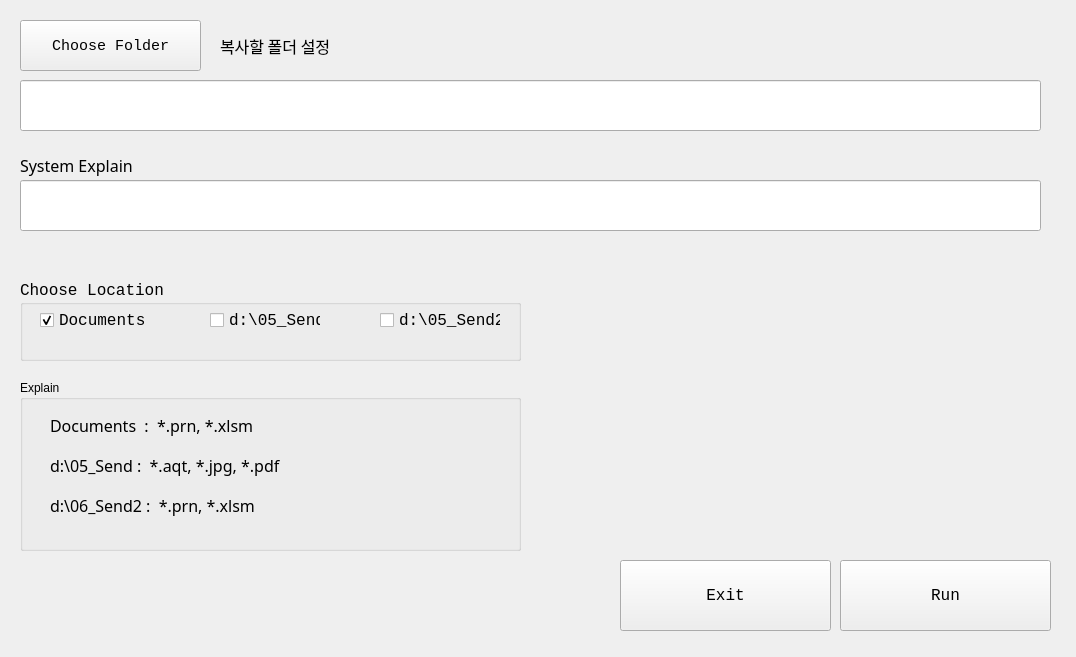
<?xml version="1.0" encoding="UTF-8"?>
<ui version="4.0">
 <class>MainWindow</class>
 <widget class="QMainWindow" name="MainWindow">
  <property name="geometry">
   <rect>
    <x>0</x>
    <y>0</y>
    <width>1076</width>
    <height>657</height>
   </rect>
  </property>
  <property name="windowTitle">
   <string>Move After</string>
  </property>
  <widget class="QWidget" name="centralwidget">
   <widget class="QGroupBox" name="groupBox">
    <property name="geometry">
     <rect>
      <x>20</x>
      <y>280</y>
      <width>501</width>
      <height>81</height>
     </rect>
    </property>
    <property name="font">
     <font>
      <family>Consolas</family>
      <pointsize>12</pointsize>
     </font>
    </property>
    <property name="title">
     <string>Choose Location</string>
    </property>
    <widget class="QCheckBox" name="checkBox_1">
     <property name="geometry">
      <rect>
       <x>20</x>
       <y>20</y>
       <width>151</width>
       <height>41</height>
      </rect>
     </property>
     <property name="font">
      <font>
       <family>Consolas</family>
       <pointsize>12</pointsize>
      </font>
     </property>
     <property name="text">
      <string>Documents</string>
     </property>
     <property name="checked">
      <bool>true</bool>
     </property>
    </widget>
    <widget class="QCheckBox" name="checkBox_2">
     <property name="geometry">
      <rect>
       <x>190</x>
       <y>20</y>
       <width>111</width>
       <height>41</height>
      </rect>
     </property>
     <property name="font">
      <font>
       <family>Consolas</family>
       <pointsize>12</pointsize>
      </font>
     </property>
     <property name="text">
      <string>d:\05_Send</string>
     </property>
     <property name="checked">
      <bool>false</bool>
     </property>
    </widget>
    <widget class="QCheckBox" name="checkBox_3">
     <property name="geometry">
      <rect>
       <x>360</x>
       <y>20</y>
       <width>121</width>
       <height>41</height>
      </rect>
     </property>
     <property name="font">
      <font>
       <family>Consolas</family>
       <pointsize>12</pointsize>
      </font>
     </property>
     <property name="text">
      <string>d:\05_Send2</string>
     </property>
     <property name="checked">
      <bool>false</bool>
     </property>
    </widget>
   </widget>
   <widget class="QLineEdit" name="lineEdit">
    <property name="geometry">
     <rect>
      <x>20</x>
      <y>80</y>
      <width>1021</width>
      <height>51</height>
     </rect>
    </property>
    <property name="font">
     <font>
      <family>D2Coding</family>
      <pointsize>12</pointsize>
     </font>
    </property>
   </widget>
   <widget class="QGroupBox" name="groupBox_2">
    <property name="geometry">
     <rect>
      <x>20</x>
      <y>380</y>
      <width>501</width>
      <height>171</height>
     </rect>
    </property>
    <property name="title">
     <string>Explain</string>
    </property>
    <widget class="QLabel" name="label_2">
     <property name="geometry">
      <rect>
       <x>30</x>
       <y>30</y>
       <width>351</width>
       <height>31</height>
      </rect>
     </property>
     <property name="font">
      <font>
       <family>D2Coding</family>
       <pointsize>12</pointsize>
      </font>
     </property>
     <property name="text">
      <string>Documents  :  *.prn, *.xlsm</string>
     </property>
    </widget>
    <widget class="QLabel" name="label_3">
     <property name="geometry">
      <rect>
       <x>30</x>
       <y>70</y>
       <width>351</width>
       <height>31</height>
      </rect>
     </property>
     <property name="font">
      <font>
       <family>D2Coding</family>
       <pointsize>12</pointsize>
      </font>
     </property>
     <property name="text">
      <string>d:\05_Send :  *.aqt, *.jpg, *.pdf</string>
     </property>
    </widget>
    <widget class="QLabel" name="label_4">
     <property name="geometry">
      <rect>
       <x>30</x>
       <y>110</y>
       <width>351</width>
       <height>31</height>
      </rect>
     </property>
     <property name="font">
      <font>
       <family>D2Coding</family>
       <pointsize>12</pointsize>
      </font>
     </property>
     <property name="text">
      <string>d:\06_Send2 :  *.prn, *.xlsm</string>
     </property>
    </widget>
   </widget>
   <widget class="QPushButton" name="pushButton_2">
    <property name="geometry">
     <rect>
      <x>620</x>
      <y>560</y>
      <width>211</width>
      <height>71</height>
     </rect>
    </property>
    <property name="font">
     <font>
      <family>Consolas</family>
      <pointsize>12</pointsize>
     </font>
    </property>
    <property name="text">
     <string>Exit</string>
    </property>
    <property name="shortcut">
     <string>Alt+X</string>
    </property>
   </widget>
   <widget class="QPushButton" name="pushButton_3">
    <property name="geometry">
     <rect>
      <x>840</x>
      <y>560</y>
      <width>211</width>
      <height>71</height>
     </rect>
    </property>
    <property name="font">
     <font>
      <family>Consolas</family>
      <pointsize>12</pointsize>
     </font>
    </property>
    <property name="text">
     <string>Run</string>
    </property>
    <property name="shortcut">
     <string>Enter</string>
    </property>
   </widget>
   <widget class="QLabel" name="label">
    <property name="geometry">
     <rect>
      <x>220</x>
      <y>30</y>
      <width>131</width>
      <height>31</height>
     </rect>
    </property>
    <property name="font">
     <font>
      <family>D2Coding</family>
      <pointsize>12</pointsize>
     </font>
    </property>
    <property name="text">
     <string>복사할 폴더 설정</string>
    </property>
   </widget>
   <widget class="QPushButton" name="pushButton">
    <property name="geometry">
     <rect>
      <x>20</x>
      <y>20</y>
      <width>181</width>
      <height>51</height>
     </rect>
    </property>
    <property name="font">
     <font>
      <family>Consolas</family>
      <pointsize>11</pointsize>
     </font>
    </property>
    <property name="text">
     <string>Choose Folder</string>
    </property>
   </widget>
   <widget class="QLabel" name="label_5">
    <property name="geometry">
     <rect>
      <x>20</x>
      <y>150</y>
      <width>131</width>
      <height>31</height>
     </rect>
    </property>
    <property name="font">
     <font>
      <family>D2Coding</family>
      <pointsize>12</pointsize>
     </font>
    </property>
    <property name="text">
     <string>System Explain</string>
    </property>
   </widget>
   <widget class="QLineEdit" name="lineEdit_2">
    <property name="geometry">
     <rect>
      <x>20</x>
      <y>180</y>
      <width>1021</width>
      <height>51</height>
     </rect>
    </property>
    <property name="font">
     <font>
      <family>D2Coding</family>
      <pointsize>12</pointsize>
     </font>
    </property>
   </widget>
  </widget>
  <widget class="QMenuBar" name="menubar">
   <property name="geometry">
    <rect>
     <x>0</x>
     <y>0</y>
     <width>1076</width>
     <height>22</height>
    </rect>
   </property>
  </widget>
 </widget>
 <resources/>
 <connections/>
</ui>
